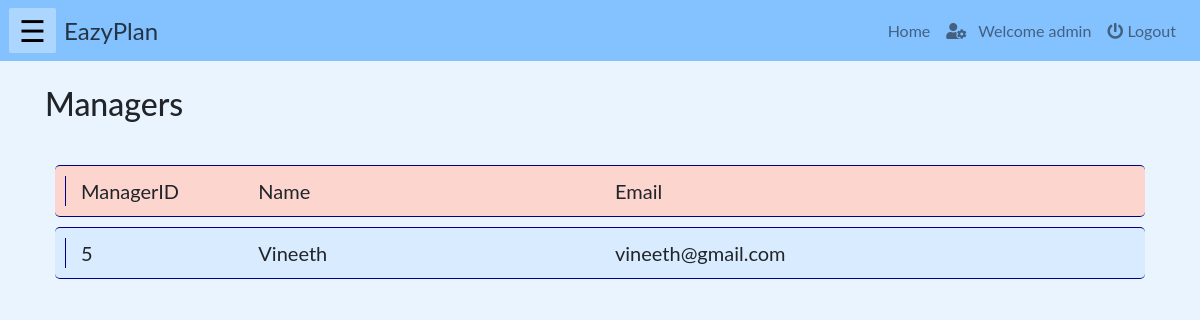
Page /php/allManager.php (signed in) on the earlier database version.
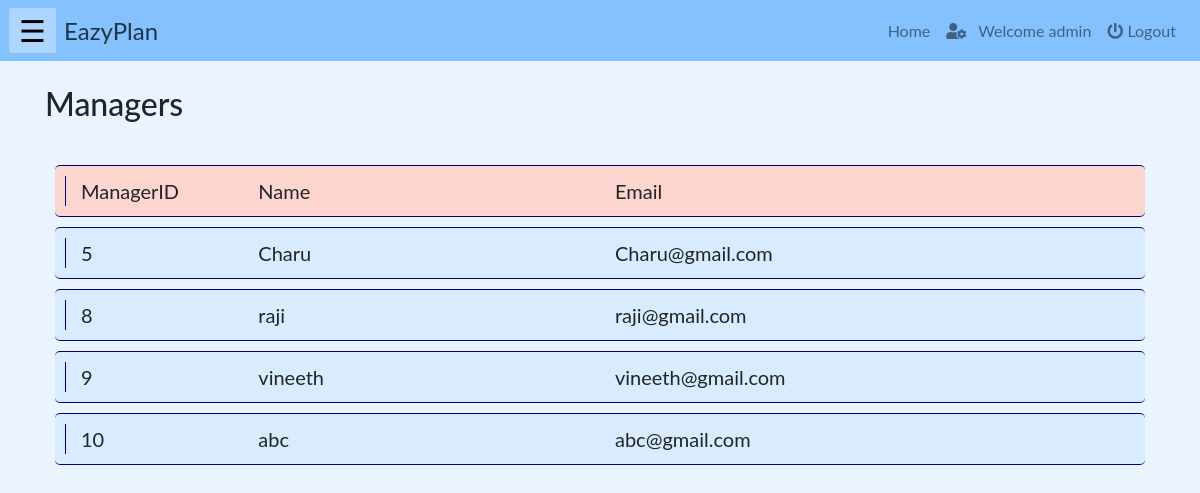
Same page on the later database version.
### tables this page shows
CREATE TABLE `account` (
  `userid` int(10) NOT NULL,
  `name` varchar(100) NOT NULL,
  `email` varchar(200) NOT NULL,
  `role` varchar(20) NOT NULL,
  `password` varchar(40) NOT NULL
);

### php/allManager.php (the view, shortened to what this page needs)
<!DOCTYPE html>
<html lang="en">
    <?php
        include("../php/headLinks.php");
        if(isset($_SESSION["name"]) && ($_SESSION["role"]=='staff' || $_SESSION["role"]=='admin')){
    ?>
    <body>
        <?php
            include("../php/navbar.php");
        ?>
        <div class="container">
        <br><h2>Managers</h2><br>
            <div class="row" id="heading">
                <div class="col-md-2" id="val" >ManagerID</div>
                <div class="col-md-4" id="val" >Name</div>
                <div class="col-md-4" id="val" >Email</div>
            </div>
            <?php
                include("../connection/config.php");
                $sql ="select userid, name, email FROM account where role='manager'";
                $workers = mysqli_query($db, $sql);
                foreach($workers as $worker)
                    {
            ?>
            <div class="row" id="item">
                <div class="col-md-2" id="val" ><?php echo $worker['userid']; ?></div>
                <div class="col-md-4" id="val" ><?php echo $worker['name']; ?></div>
                <div class="col-md-4" id="val" ><?php echo $worker['email']; ?></div>
            </div>
            <?php
                }
            ?>
        </div>
    </body>
    <?php
        }
    else{
    echo "<h3 style='color:red'>Login to access the page...</h3>";
    echo "<a href='./login.php'>Click here to login</a>";}
    ?>
</html>

Differences in the rows shown:
changed account id 5: name "Vineeth" → "Charu"; email "vineeth@gmail.com" → "Charu@gmail.com"
added account: userid "8", name "raji", email "raji@gmail.com"
added account: userid "9", name "vineeth", email "vineeth@gmail.com"
added account: userid "10", name "abc", email "abc@gmail.com"
